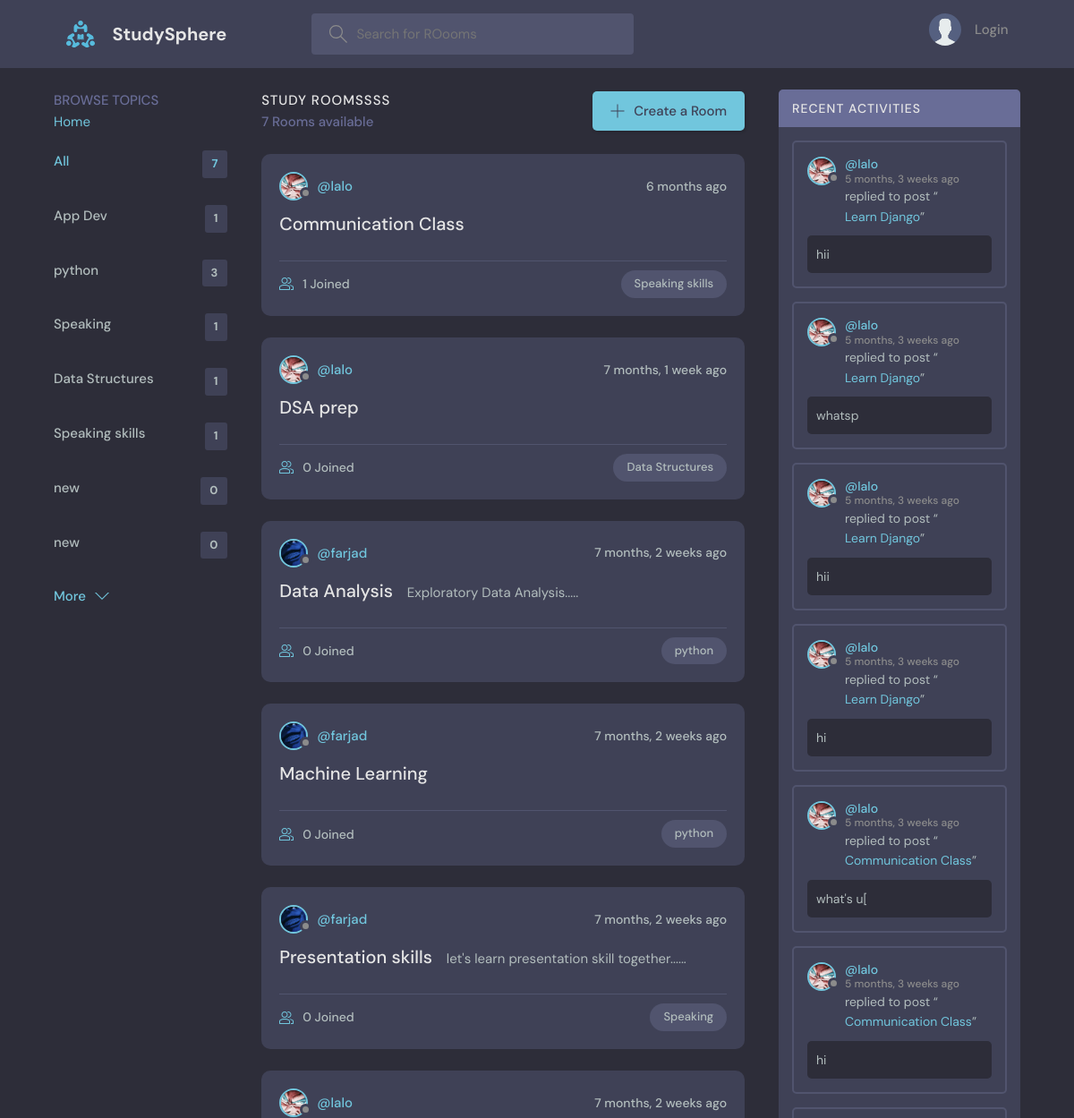
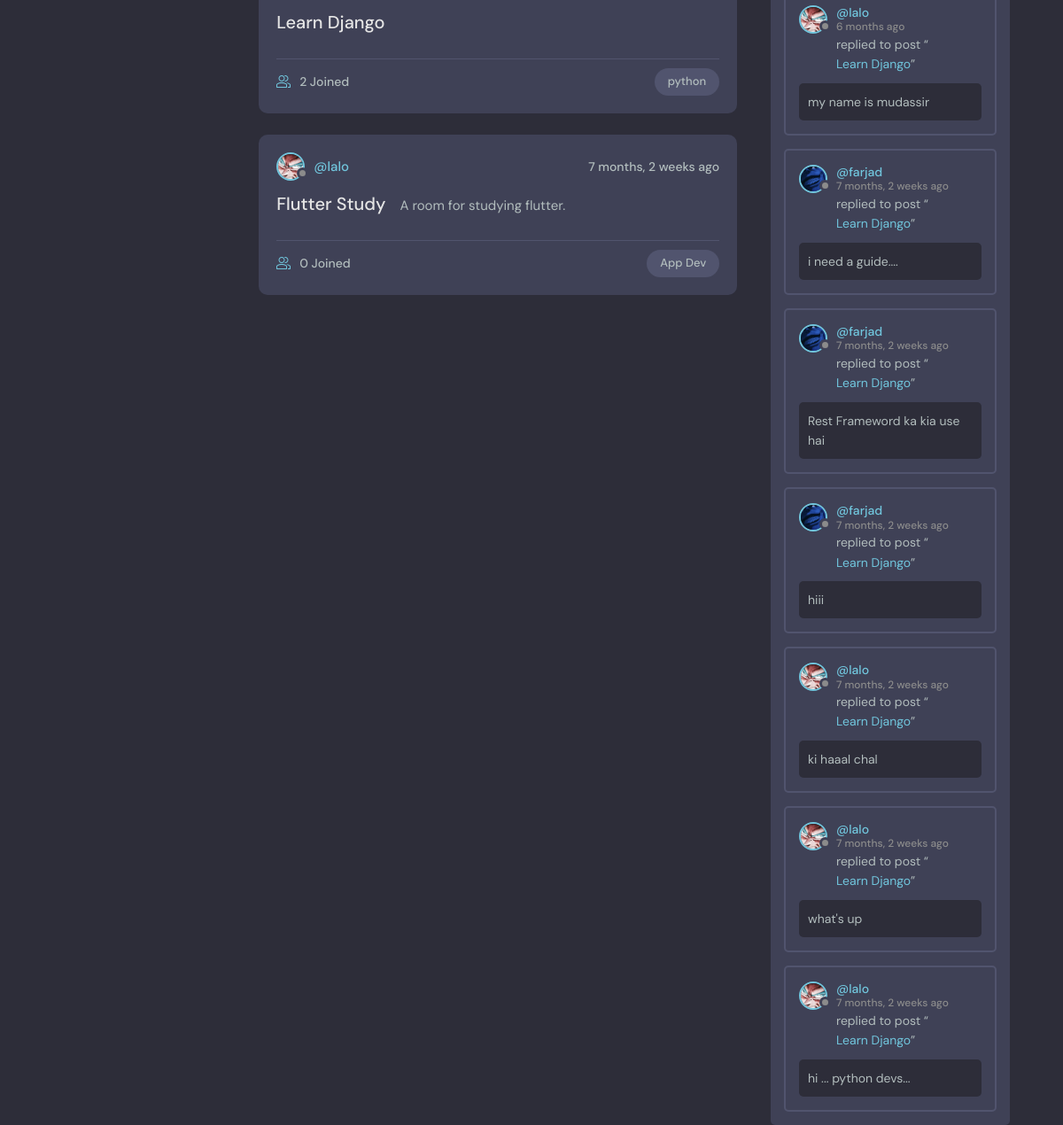
The page / on the database its author committed (2 pictures, top to bottom).
### base/models.py (models this page shows, shortened)
class Topic(models.Model):
    name = models.TextField(max_length=100)

class Room(models.Model):
    name = models.CharField(max_length=50)
    description = models.TextField(null = True, blank = True)   #  setting to null means that it will be blank in the database if not filled out at runtime otherwise the data basebase will consider it as missing data   # blank means that it is not required to be filled out at runtime
    participants = models.ManyToManyField(User, related_name = 'participants', blank = True)  # this is the many to many field that we will be using to connect the room with the user, related_name is used to access the participants of the room from the user model, blank means that it is not required to be filled out at runtime
    host = models.ForeignKey(User, on_delete =  models.SET_NULL, null = True)   # when the host is deleted then all its rooms are delete as well
    topic = models.ForeignKey(Topic, on_delete =  models.SET_NULL, null = True)   # when the topic is deleted then all the rooms of that topic will be deleted as well
    updated = models.DateTimeField(auto_now=True)  # auto_now will update the time whenever the room is updated
    created = models.DateTimeField(auto_now_add=True)  # auto_now_add will update the time only when the room is created for the first time
    def __str__(self):
        return self.name
    class Meta:
        ordering = ['-updated','-created']   # here we are ordering the rooms according to the most recent updated and created room in the list..     The ( - ) sign means to update according to most recent....

class User(AbstractUser):
    username = models.CharField(max_length=100, unique=True)
    email = models.EmailField(max_length=200, unique=True)
    headline = models.CharField(max_length=200, null = True, blank = True)
    date_joined = models.DateTimeField(auto_now_add=True,null = True)
    last_login = models.DateTimeField(auto_now=True,null = True)
    Pfp = models.ImageField(default= 'images/avatar.svg',null=True)  # using pip install Pillow to install the pillow library to use the ImageField
    USERNAME_FIELD = 'email' # specifying the email as the username field helps us to login using the email instead of the username, which django use username by default for the authentication of the users(login and signup)
    REQUIRED_FIELDS = []

class Message(models.Model):
    user = models.ForeignKey(User, on_delete =  models.CASCADE)   # when the user is deleted then all its messages are delete as well
    body = models.CharField(max_length=1000)  # the body of the message
    room = models.ForeignKey(Room, on_delete =  models.CASCADE)
    updated = models.DateTimeField(auto_now=True)
    created = models.DateTimeField(auto_now_add=True)
    class Meta:                       # using this we can order the messages according to the most recent message
        ordering = ['-updated','-created'] #So we do not have to write ordering syntax again and again in the views.py file for everytime we get the messages of the room

### base/views.py (the view)
# urls.py: path('', views.home, name='home'), # the path() function takes 3 arguments: 1st is the url, 2nd is the view function, 3rd is the name of the url  #  the name is optional, but it is good to use it
def home(request):
    q = request.GET.get('q') if( request.GET.get('q') != None) else ''  # getting the query from the search bar and if it is not there then set it to empty string
    rooms = Room.objects.filter(
        Q(topic__name__icontains=q) | # filter if the q is in the topic name OR Name of room OR in the Description(q will be entered by user through SearchBar)
        Q(name__icontains =q)  |
        Q(description__icontains =q))
    topics = Topic.objects.all()
    UserMessages = Message.objects.filter(  Q(room__topic__name__icontains = q))  # filtering the messages according to the topic name
    room_count = rooms.count()  # getting the count of the rooms
    context = { 'rooms': rooms,'topics':topics,'UserMessages':UserMessages,"room_count": room_count}
    return render(request, 'base/home.html', context    )   #  we passed the rooms named dictionary to the home.html page ..  The first 'rooms' is the variable name that we will use in the html page and the second 'rooms' is the dictionary name that we created above(the dictionary that we are passing on by render function to the home.html page)

### base/templates/base/home.html (shortened to what this page needs)
 {% extends "main.html" %}
{% block content %}
    <main class="layout layout--3">
      <div class="container">
        {% include 'base/topicsComponents.html'%}
        <div class="roomList">
          <div class="roomList__header">
            <div>
              <h2>Study Roomssss</h2>
              <p>{{room_count}} Rooms available</p>
            </div>
            <a class="btn btn--main" href="{% url 'create-room'%}">
              <svg version="1.1" xmlns="http://www.w3.org/2000/svg" width="32" height="32" viewBox="0 0 32 32">
                <title>add</title>
                <path
                  d="M16.943 0.943h-1.885v14.115h-14.115v1.885h14.115v14.115h1.885v-14.115h14.115v-1.885h-14.115v-14.115z"
                ></path>
              </svg>
              Create a Room
            </a>
          </div>
          {% include 'base/feedComponent.html'%}
        </div>
        {% include 'base/activityComponent.html' %}
      </div>
    </main>
{% endblock %}

### base/templates/base/topicsComponents.html
<div class="topics">
    <div class="topics__header">
        <h2>Browse Topics</h2>
        <span>
          <div class="Home-Button" style="display: inline; color : '#756075'; background-color:'white'">
             <a href="{% url 'home' %}">  Home</a>
          </div>
        </span>
    </div>
    <ul class="topics__list">
        <li>
            <a href="{% url 'home' %}" class="active">All <span>{{topics.count}}</span></a>
        </li>
        {% for topic in topics %}
        <li>
            <a href="{% url 'home' %}?q={{topic.name}}">{{topic.name}}<span>{{topic.room_set.all.count}}</span></a>
        </li>
        {% endfor %}
    </ul>
    <a class="btn btn--link" href="{% url 'topics' %}">
        More
        <svg version="1.1" xmlns="http://www.w3.org/2000/svg" width="32" height="32" viewBox="0 0 32 32">
            <title>chevron-down</title>
            <path d="M16 21l-13-13h-3l16 16 16-16h-3l-13 13z"></path>
        </svg>
    </a>
</div>

### base/templates/base/feedComponent.html (shortened to what this page needs)
{% for room in rooms %}
<div class="roomListRoom">
   <div class="roomListRoom__header">
       <a href="{% url 'UserProfile' room.host.id %}" class="roomListRoom__author">
           <div class="avatar avatar--small">
               <img src="{{room.host.Pfp.url}}" />
           </div>
           <span>@{{room.host.username}}</span>
       </a>
       <div class="roomListRoom__actions">
           <span>{{room.created|timesince}} ago</span>
       </div>
   </div>
   <div class="roomListRoom__content">
      <a href="{% url 'room' room.id %}">{{room.name}}</a>
      <span>&nbsp; &nbsp;{{room.description}}</span>
  </div>
  <div class="roomListRoom__meta">
   <a href="{% url 'room' room.id %}" class="roomListRoom__joined">
       {{room.participants.all.count}} Joined  {% comment %} getting the count of the participants in the room as it is a many to many field {% endcomment %}
   </a>
   <p class="roomListRoom__topic">{{room.topic.name}}</p>   {% comment %} getting the topic of the roooom {% endcomment %}
</div>
</div>
{% endfor %}

### base/templates/base/activityComponent.html (shortened to what this page needs)
<div class="activities">
  <div class="activities__header">
      <h2>Recent Activities</h2>
  </div>
    {% for message in UserMessages %}
    <div class="activities__box">
        <div class="activities__boxHeader roomListRoom__header">
            <a href="{% url 'UserProfile' message.user.id %}" class="roomListRoom__author">
                <div class="avatar avatar--small">
                    <img src="{{message.user.Pfp.url}}" />
                </div>
                <p>
                    @{{message.user.username}}
                    <span>{{message.created|timesince}} ago</span>
                </p>
            </a>
        </div>
        <div class="activities__boxContent">
            <p>replied to post “<a href="{% url 'room' message.room.id %}">{{message.room}}</a>”</p>
            <div class="activities__boxRoomContent">{{message.body}}</div>
        </div>
    </div>
    {% endfor %}
</div>

### rows shown on the page
Topic: name "App Dev", room_set.all.count "1"
Topic: name "python", room_set.all.count "3"
Topic: name "Speaking", room_set.all.count "1"
Topic: name "Data Structures", room_set.all.count "1"
Topic: name "Speaking skills", room_set.all.count "1"
Topic: name "new", room_set.all.count "0"
Topic: name "new", room_set.all.count "0"
Room: host.Pfp (picture), host.username "lalo", created "6 months", name "Communication Class", participants.all.count "1", topic.name "Speaking skills"
Room: host.Pfp (picture), host.username "lalo", created "7 months, 1 week", name "DSA prep", participants.all.count "0", topic.name "Data Structures"
Room: host.Pfp (picture), host.username "farjad", created "7 months, 2 weeks", name "Data Analysis", description "Exploratory Data Analysis.....", participants.all.count "0", topic.name "python"
Room: host.Pfp (picture), host.username "farjad", created "7 months, 2 weeks", name "Machine Learning", participants.all.count "0", topic.name "python"
Room: host.Pfp (picture), host.username "farjad", created "7 months, 2 weeks", name "Presentation skills", description "let's learn presentation skill together......", participants.all.count "0", topic.name "Speaking"
Room: host.Pfp (picture), host.username "lalo", created "7 months, 2 weeks", name "Learn Django", participants.all.count "2", topic.name "python"
Room: host.Pfp (picture), host.username "lalo", created "7 months, 2 weeks", name "Flutter Study", description "A room for studying flutter.", participants.all.count "0", topic.name "App Dev"
Message: user.Pfp (picture), user.username "lalo", created "5 months, 3 weeks", room "Learn Django", body "hii"
Message: user.Pfp (picture), user.username "lalo", created "5 months, 3 weeks", room "Learn Django", body "whatsp"
Message: user.Pfp (picture), user.username "lalo", created "5 months, 3 weeks", room "Learn Django", body "hii"
Message: user.Pfp (picture), user.username "lalo", created "5 months, 3 weeks", room "Learn Django", body "hi"
Message: user.Pfp (picture), user.username "lalo", created "5 months, 3 weeks", room "Communication Class", body "what's u["
Message: user.Pfp (picture), user.username "lalo", created "5 months, 3 weeks", room "Communication Class", body "hi"
Message: user.Pfp (picture), user.username "lalo", created "6 months", room "Learn Django", body "my name is mudassir"
Message: user.Pfp (picture), user.username "farjad", created "7 months, 2 weeks", room "Learn Django", body "i need a guide...."
Message: user.Pfp (picture), user.username "farjad", created "7 months, 2 weeks", room "Learn Django", body "Rest Frameword ka kia use hai"
Message: user.Pfp (picture), user.username "farjad", created "7 months, 2 weeks", room "Learn Django", body "hiii"
Message: user.Pfp (picture), user.username "lalo", created "7 months, 2 weeks", room "Learn Django", body "ki haaal chal"
Message: user.Pfp (picture), user.username "lalo", created "7 months, 2 weeks", room "Learn Django", body "what's up"
Message: user.Pfp (picture), user.username "lalo", created "7 months, 2 weeks", room "Learn Django", body "hi ... python devs..."

### other values the page prints
{{ topics.count }} "7"
{{ room_count }} "7"
